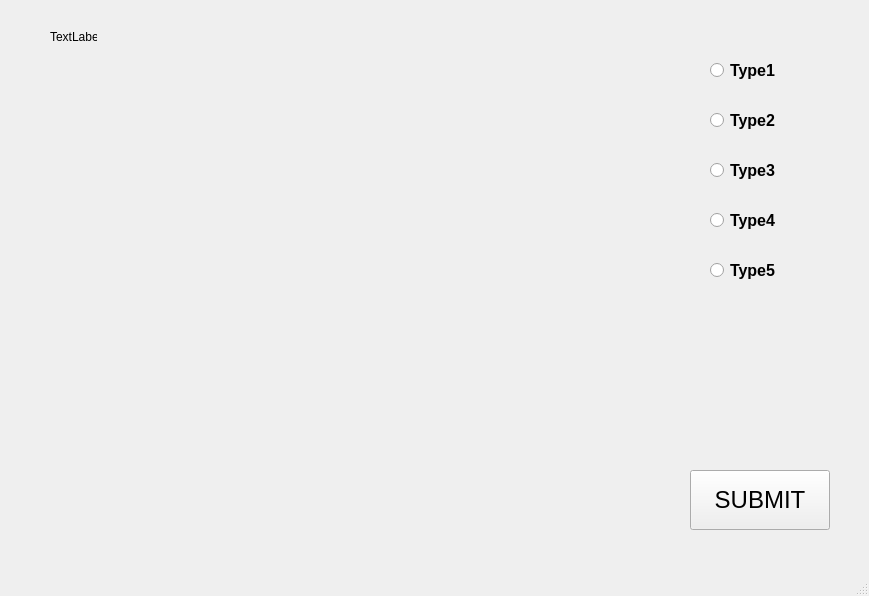
<?xml version="1.0" encoding="UTF-8"?>
<ui version="4.0">
 <class>MainWindow</class>
 <widget class="QMainWindow" name="MainWindow">
  <property name="enabled">
   <bool>true</bool>
  </property>
  <property name="geometry">
   <rect>
    <x>0</x>
    <y>0</y>
    <width>869</width>
    <height>596</height>
   </rect>
  </property>
  <property name="windowTitle">
   <string>MainWindow</string>
  </property>
  <widget class="QWidget" name="centralwidget">
   <widget class="QRadioButton" name="rb1">
    <property name="geometry">
     <rect>
      <x>710</x>
      <y>50</y>
      <width>100</width>
      <height>40</height>
     </rect>
    </property>
    <property name="font">
     <font>
      <pointsize>12</pointsize>
      <weight>75</weight>
      <bold>true</bold>
     </font>
    </property>
    <property name="layoutDirection">
     <enum>Qt::LeftToRight</enum>
    </property>
    <property name="text">
     <string>Type1</string>
    </property>
   </widget>
   <widget class="QRadioButton" name="radioButton_2">
    <property name="geometry">
     <rect>
      <x>710</x>
      <y>100</y>
      <width>100</width>
      <height>40</height>
     </rect>
    </property>
    <property name="font">
     <font>
      <pointsize>12</pointsize>
      <weight>75</weight>
      <bold>true</bold>
     </font>
    </property>
    <property name="layoutDirection">
     <enum>Qt::LeftToRight</enum>
    </property>
    <property name="text">
     <string>Type2</string>
    </property>
   </widget>
   <widget class="QRadioButton" name="radioButton_3">
    <property name="geometry">
     <rect>
      <x>710</x>
      <y>150</y>
      <width>100</width>
      <height>40</height>
     </rect>
    </property>
    <property name="font">
     <font>
      <pointsize>12</pointsize>
      <weight>75</weight>
      <bold>true</bold>
     </font>
    </property>
    <property name="layoutDirection">
     <enum>Qt::LeftToRight</enum>
    </property>
    <property name="text">
     <string>Type3</string>
    </property>
   </widget>
   <widget class="QRadioButton" name="radioButton_4">
    <property name="geometry">
     <rect>
      <x>710</x>
      <y>200</y>
      <width>100</width>
      <height>40</height>
     </rect>
    </property>
    <property name="font">
     <font>
      <pointsize>12</pointsize>
      <weight>75</weight>
      <bold>true</bold>
     </font>
    </property>
    <property name="layoutDirection">
     <enum>Qt::LeftToRight</enum>
    </property>
    <property name="text">
     <string>Type4</string>
    </property>
   </widget>
   <widget class="QRadioButton" name="radioButton_5">
    <property name="geometry">
     <rect>
      <x>710</x>
      <y>250</y>
      <width>100</width>
      <height>40</height>
     </rect>
    </property>
    <property name="font">
     <font>
      <pointsize>12</pointsize>
      <weight>75</weight>
      <bold>true</bold>
     </font>
    </property>
    <property name="layoutDirection">
     <enum>Qt::LeftToRight</enum>
    </property>
    <property name="text">
     <string>Type5</string>
    </property>
   </widget>
   <widget class="QPushButton" name="btnSmt">
    <property name="geometry">
     <rect>
      <x>690</x>
      <y>470</y>
      <width>140</width>
      <height>60</height>
     </rect>
    </property>
    <property name="font">
     <font>
      <pointsize>18</pointsize>
     </font>
    </property>
    <property name="text">
     <string>SUBMIT</string>
    </property>
   </widget>
   <widget class="QLabel" name="lblImg">
    <property name="geometry">
     <rect>
      <x>50</x>
      <y>30</y>
      <width>47</width>
      <height>13</height>
     </rect>
    </property>
    <property name="text">
     <string>TextLabel</string>
    </property>
   </widget>
  </widget>
  <widget class="QMenuBar" name="menubar">
   <property name="geometry">
    <rect>
     <x>0</x>
     <y>0</y>
     <width>869</width>
     <height>21</height>
    </rect>
   </property>
  </widget>
  <widget class="QStatusBar" name="statusbar"/>
 </widget>
 <resources/>
 <connections/>
</ui>
